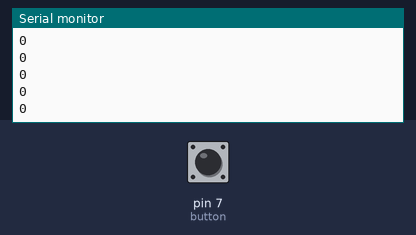
The sketch below on a simulated Arduino Uno, built with avr-gcc and run on an emulated ATmega328P. Parts: the last lines printed to the serial monitor. The inputs (shaded band) are chosen by the test bench; at power-on: pin 7 (button) HIGH.

Above: at 1.2 s.
1.3 s: pin 7 (button) pulled LOW for 0.15 s
At 1.9 s:
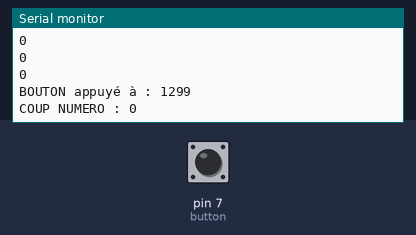
2.9 s: pin 7 (button) pulled LOW for 1 s
At 4.5 s:
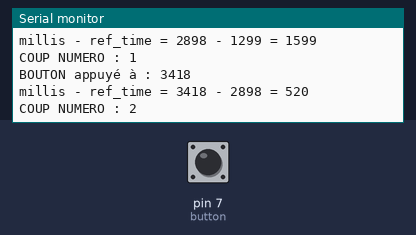
5.4 s: pin 7 (button) pulled LOW for 0.15 s
At 6.6 s:
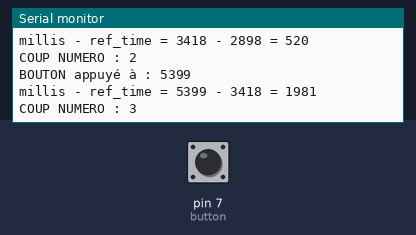
8.5 s: pin 7 (button) driven LOW
At 8.85 s:
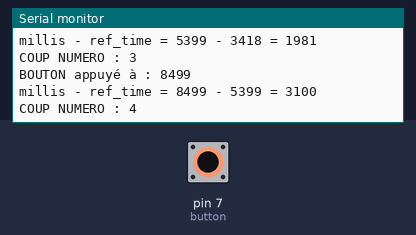
Timing chart, 0 to 11.5 s (numbered marks = the images above; inputs shaded):
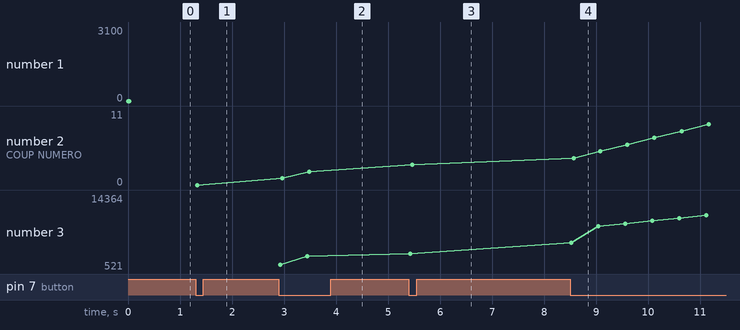

Measured:
- after the input at 1.3 s, the serial monitor: prints a new line at once (image 1)
- after the input at 2.9 s, the serial monitor: prints a new line at once (image 2)
- after the input at 5.4 s, the serial monitor: prints a new line at once (image 3)
- after the input at 8.5 s, the serial monitor: prints a new line at once (image 4)
- plotted number 1: 0 → 521 after the input at 8.5 s
- plotted number 2: 0 → 2 after the input at 2.9 s, 2 → 3 after the input at 5.4 s, 3 → 4 after the input at 8.5 s
- plotted number 3: 3418 → 14364 after the input at 8.5 s

The sketch:

combinaison_detect_test.ino
```cpp
const int button = 7;
unsigned long ref_time; //temps de référence
const int max_knock = 10;
int combinaison[max_knock] = {};


void setup() {
  Serial.begin(9600);
  pinMode(button, INPUT);

  //remplir le tableau de 0
  for (int i = 0; i < max_knock; i++) {
    combinaison[i] = 0;
  }
  for (int j = 0; j < max_knock; j++) {
    Serial.println(combinaison[j]);
  }

  ref_time = millis(); //on initialise le temps de référence
}


void loop() {
  int knock_count = 0; //nombre de coups reçus
  do {

    if (digitalRead(button) == LOW) { //si le bouton est appuyé
      unsigned long knock_time = millis();

      Serial.print("BOUTON appuyé à : ");
      Serial.println(knock_time);

      if (knock_count <= 11) {

        if (knock_count == 0) { //si c'est  le premier coup tapé
          ref_time = knock_time;
        } else {
          //on ajoute à notre tableau le temps entre les 2 coups
          combinaison[knock_count - 1] = knock_time - ref_time;

          Serial.print("millis - ref_time = ");
          Serial.print(knock_time);
          Serial.print(" - ");
          Serial.print(ref_time);
          Serial.print(" = ");
          Serial.println(knock_time - ref_time);
        }

        Serial.print("COUP NUMERO : ");
        Serial.println(knock_count);

        delay(500); //on évite le rebond
        knock_count += 1; //on incrémente notre compteur de coups
        ref_time = knock_time;

      } else {
        Serial.println("On a dépassé le nombre de coup");
        break;
      }

    }

  } while (millis() - ref_time <= 4000); //tant que l'on n'attend pas plus de 2 secondes


  knock_count = 0; //on a terminé d'enregistrer la combinaison donc on reset le compteur de coups

  //on affiche la combinaison
  Serial.println("On est sortis de la boucle, voici la combinaison enregistrée :");
  for (int i = 0; i < max_knock; i++) {
    Serial.println(combinaison[i]);
  }

}
```
